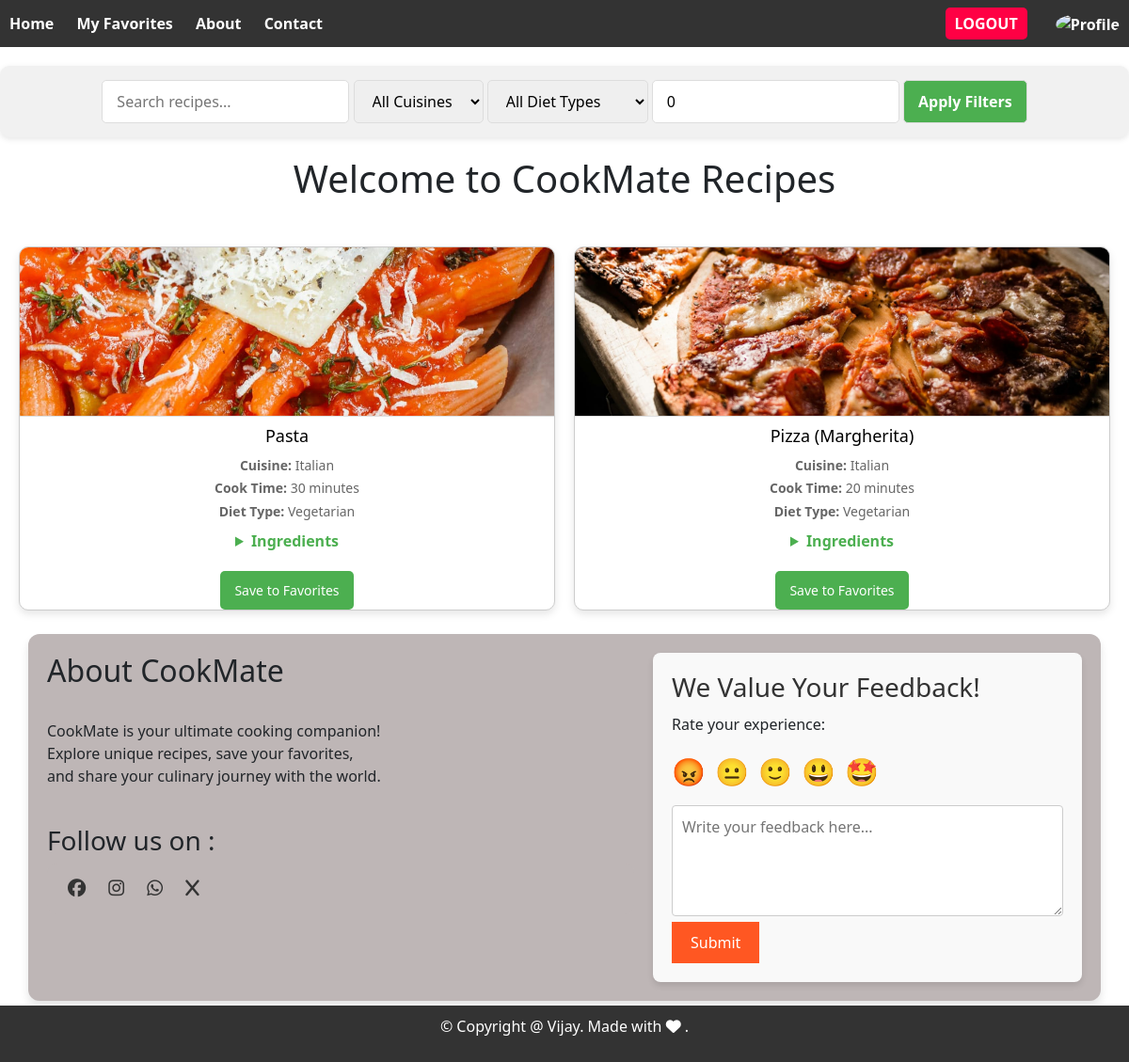
Page /recipes.php?cuisine=Italian (signed in) on the committed database.
### tables this page shows
CREATE TABLE `recipes` (
  `id` int(11) NOT NULL,
  `name` varchar(100) NOT NULL,
  `ingredients` text NOT NULL,
  `steps` text NOT NULL,
  `image` varchar(255) DEFAULT NULL,
  `cuisine` varchar(50) DEFAULT NULL,
  `cook_time` int(11) DEFAULT NULL,
  `diet_type` varchar(50) DEFAULT NULL
);

### recipes.php (the view, shortened to what this page needs)
<?php
include "config.php";
$user_id = $_SESSION['user_id'];
$sql_user = "SELECT profile_picture FROM users WHERE id = '$user_id'";
$result_user = $conn->query($sql_user);
if ($result_user->num_rows > 0) {
    $user = $result_user->fetch_assoc();
    $profile_picture = $user['profile_picture'] ?: 'uploads/default_avatar.png';
} else {
    $profile_picture = 'uploads/default_avatar.png';
}
$search = isset($_GET['search']) ? $conn->real_escape_string($_GET['search']) : '';
$cuisine = isset($_GET['cuisine']) ? $conn->real_escape_string($_GET['cuisine']) : '';
$cook_time = isset($_GET['cook_time']) ? (int) $_GET['cook_time'] : 0;
$sql = "SELECT * FROM recipes WHERE 1=1";
if ($cuisine) {
    $sql .= " AND cuisine = '$cuisine'";
}
$result = $conn->query($sql);
?>
<!DOCTYPE html>
<html lang="en">
<head>
    <link rel="stylesheet" href="css/styles.css">
    <link href="https://cdn.jsdelivr.net/npm/bootstrap@5.3.3/dist/css/bootstrap.min.css" rel="stylesheet">
</head>
<body id="rec_body">
    <div id="content">
        <div class="navbar">
            <div class="left-links">
                <a href="index.php">Home</a>
                <a href="favorites.php">My Favorites</a>
                <a href="#about_section">About</a>
                <a href="#footer">Contact</a>
            </div>
            <div class="right-links">
                <a href="logout.php" class="logout-button">Logout</a>
                <a href="profile.php">
                    <img src="<?= htmlspecialchars($profile_picture) ?>" alt="Profile" class="profile-logo">
                </a>
            </div>
        </div>
        <div class="filter-container">
            <form id="filterForm">
                <input type="text" name="search" id="search" placeholder="Search recipes..."
                    value="<?= htmlspecialchars($search) ?>">
                <select name="cuisine" id="cuisine">
                    <option value="">All Cuisines</option>
                </select>
                <select name="diet_type" id="diet_type">
                    <option value="">All Diet Types</option>
                </select>
                <input type="number" name="cook_time" id="cook_time" placeholder="Cook Time (mins)"
                    value="<?= htmlspecialchars($cook_time) ?>">
                <button type="button" id="applyFilters">Apply Filters</button>
            </form>
        </div>
        <div class="heading_bttn">
            <h1>Welcome to CookMate Recipes</h1>
        </div>
        <div class="message">
        </div>
        <div class="recipe-container" id="recipeContainer">
            <?php
            if ($result->num_rows > 0) {
                while ($row = $result->fetch_assoc()) {
                    echo '<div class="recipe-card">';
                    echo '<img src="' . $row['image'] . '" alt="' . $row['name'] . '">';
                    echo '<h2><a href="recipe_details.php?id=' . $row['id'] . '">' . $row['name'] . '</a></h2>';
                    echo '<p><strong>Cuisine:</strong> ' . $row['cuisine'] . '</p>';
                    echo '<p><strong>Cook Time:</strong> ' . $row['cook_time'] . ' minutes</p>';
                    echo '<p><strong>Diet Type:</strong> ' . $row['diet_type'] . '</p>';
                    echo '<details>';
                    echo '<summary>Ingredients</summary>';
                    echo '</details>';
                    echo '<form class="save-to-favorites" data-recipe-id="' . $row['id'] . '">';
                    echo '<button type="button" class="save-favorite-btn">Save to Favorites</button>';
                    echo '</form>';
                    echo '</div>';
                }
            } else {
                echo "<p>No recipes found.</p>";
            }
            ?>
        </div>
    </div>
    <div class="about-section" id="about_section">
        <div class="about-content">
            <h2>About CookMate</h2><br>
            <p>CookMate is your ultimate cooking companion! <br>
                Explore unique recipes, save your favorites, <br>
                and share your culinary journey with the world.</p><br>
            <h3>Follow us on :</h3>
            <div class="icons">
                <a href="https://www.facebook.com/" target="_blank"> <i class="fa-brands fa-facebook"></i></a>
                <a href="https://www.instagram.com/" target="_blank"><i class="fa-brands fa-instagram"></i></a>
                <a href="https://web.whatsapp.com/" target="_blank"><i class="fa-brands fa-whatsapp"></i></a>
                <a href="https://x.com/" target="_blank"><i class="fa-solid fa-x"></i></a>
            </div>
        </div>
        <div class="feedback-section">
            <h3>We Value Your Feedback!</h3>
            <div class="rating">
                <p>Rate your experience:</p>
                <div class="emojis">
                    <span class="emoji" data-rating="1">&#x1F621;</span>
                    <span class="emoji" data-rating="2">&#x1F610;</span>
                    <span class="emoji" data-rating="3">🙂</span>
                    <span class="emoji" data-rating="4">😃</span>
                    <span class="emoji" data-rating="5">🤩</span>
                </div>
            </div>
            <textarea id="feedback" placeholder="Write your feedback here..." rows="4"></textarea>
            <button id="submitFeedback">Submit</button>
        </div>
    </div>
    <div id="footer">
        <div class="copy-right">
            <p>&copy; Copyright @ Vijay. Made with <i class="fa-sharp fa-solid fa-heart"></i> .</p>
        </div>
    </div>
</body>
</html>

### rows in the picture
recipes: image (picture), name "Pasta", cuisine "Italian", cook_time "30", diet_type "Vegetarian"
recipes: image (picture), name "Pizza (Margherita)", cuisine "Italian", cook_time "20", diet_type "Vegetarian"
